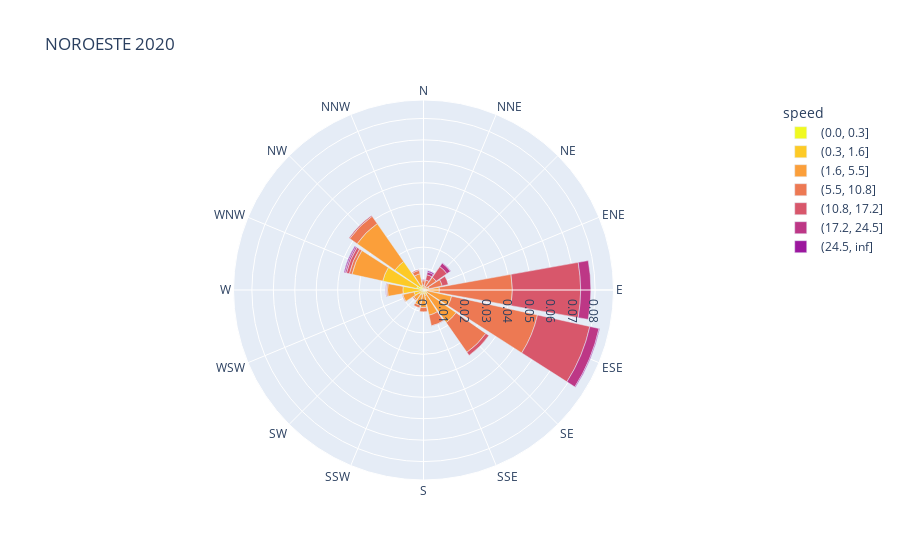

Notebook code cell kept with this figure:
### Code cell
df = wind_data_st20.groupby(['direction','speed'],as_index=False).count()
df['WSR']=df['WSR']/(360*24)
fig = px.bar_polar(df, r="WSR", theta="direction",
                   color="speed", template="plotly",
                   color_discrete_sequence= px.colors.sequential.Plasma_r,
                   title = inputs['stations'][st]+' 2020')
fig.show()

### Figure 1 — Plotly figure (JSON) as saved in the notebook; plotly's stock layout.template omitted (floating-point values rounded to 4 significant figures)
{"data": [{"hovertemplate": "speed=(0.0, 0.3]<br>WSR=%{r}<br>direction=%{theta}<extra></extra>", "legendgroup": "(0.0, 0.3]", "marker": {"color": "#f0f921"}, "name": "(0.0, 0.3]", "r": [0.0001157, null, 0.0001157, 0.0001157, 0.0002315, 0.0002315, 0.0001157, 0.0003472, 0.0003472, 0.0005787, 0.0006944, 0.0005787, 0.001389, 0.003241, 0.001968, 0.0002315], "showlegend": true, "subplot": "polar", "theta": ["N", "NNE", "NE", "ENE", "E", "ESE", "SE", "SSE", "S", "SSW", "SW", "WSW", "W", "WNW", "NW", "NNW"], "type": "barpolar"}, {"hovertemplate": "speed=(0.3, 1.6]<br>WSR=%{r}<br>direction=%{theta}<extra></extra>", "legendgroup": "(0.3, 1.6]", "marker": {"color": "#fdca26"}, "name": "(0.3, 1.6]", "r": [0.0006944, 0.000463, 0.000463, 0.000463, 0.001157, 0.001505, 0.002083, 0.002315, 0.001389, 0.00162, 0.001736, 0.003935, 0.008218, 0.0162, 0.01424, 0.001968], "showlegend": true, "subplot": "polar", "theta": ["N", "NNE", "NE", "ENE", "E", "ESE", "SE", "SSE", "S", "SSW", "SW", "WSW", "W", "WNW", "NW", "NNW"], "type": "barpolar"}, {"hovertemplate": "speed=(1.6, 5.5]<br>WSR=%{r}<br>direction=%{theta}<extra></extra>", "legendgroup": "(1.6, 5.5]", "marker": {"color": "#fb9f3a"}, "name": "(1.6, 5.5]", "r": [0.001505, 0.001157, 0.001157, 0.002083, 0.006019, 0.01169, 0.01632, 0.009375, 0.006481, 0.005093, 0.003125, 0.005324, 0.007176, 0.0147, 0.02153, 0.005556], "showlegend": true, "subplot": "polar", "theta": ["N", "NNE", "NE", "ENE", "E", "ESE", "SE", "SSE", "S", "SSW", "SW", "WSW", "W", "WNW", "NW", "NNW"], "type": "barpolar"}, {"hovertemplate": "speed=(5.5, 10.8]<br>WSR=%{r}<br>direction=%{theta}<extra></extra>", "legendgroup": "(5.5, 10.8]", "marker": {"color": "#ed7953"}, "name": "(5.5, 10.8]", "r": [0.001968, 0.003125, 0.00544, 0.00625, 0.03403, 0.04097, 0.0169, 0.005093, 0.001968, 0.001157, 0.000463, 0.0003472, 0.000463, 0.001273, 0.004167, 0.00162], "showlegend": true, "subplot": "polar", "theta": ["N", "NNE", "NE", "ENE", "E", "ESE", "SE", "SSE", "S", "SSW", "SW", "WSW", "W", "WNW", "NW", "NNW"], "type": "barpolar"}, {"hovertemplate": "speed=(10.8, 17.2]<br>WSR=%{r}<br>direction=%{theta}<extra></extra>", "legendgroup": "(10.8, 17.2]", "marker": {"color": "#d8576b"}, "name": "(10.8, 17.2]", "r": [0.000463, 0.002546, 0.006134, 0.002894, 0.03183, 0.025, 0.001736, 0.0001157, null, null, null, null, 0.0002315, 0.001389, 0.000463, 0.000463], "showlegend": true, "subplot": "polar", "theta": ["N", "NNE", "NE", "ENE", "E", "ESE", "SE", "SSE", "S", "SSW", "SW", "WSW", "W", "WNW", "NW", "NNW"], "type": "barpolar"}, {"hovertemplate": "speed=(17.2, 24.5]<br>WSR=%{r}<br>direction=%{theta}<extra></extra>", "legendgroup": "(17.2, 24.5]", "marker": {"color": "#bd3786"}, "name": "(17.2, 24.5]", "r": [null, 0.001273, 0.001968, null, 0.004745, 0.004398, null, null, null, null, null, null, 0.0001157, 0.0006944, null, null], "showlegend": true, "subplot": "polar", "theta": ["N", "NNE", "NE", "ENE", "E", "ESE", "SE", "SSE", "S", "SSW", "SW", "WSW", "W", "WNW", "NW", "NNW"], "type": "barpolar"}, {"hovertemplate": "speed=(24.5, inf]<br>WSR=%{r}<br>direction=%{theta}<extra></extra>", "legendgroup": "(24.5, inf]", "marker": {"color": "#9c179e"}, "name": "(24.5, inf]", "r": [0.0001157, 0.0005787, 0.0002315, null, null, 0.0003472, null, null, null, null, null, null, 0.0001157, 0.000463, null, null], "showlegend": true, "subplot": "polar", "theta": ["N", "NNE", "NE", "ENE", "E", "ESE", "SE", "SSE", "S", "SSW", "SW", "WSW", "W", "WNW", "NW", "NNW"], "type": "barpolar"}], "layout": {"barmode": "relative", "legend": {"title": {"text": "speed"}, "tracegroupgap": 0}, "polar": {"angularaxis": {"direction": "clockwise", "rotation": 90}, "domain": {"x": [0, 1], "y": [0, 1]}}, "title": {"text": "NOROESTE 2020"}}}
